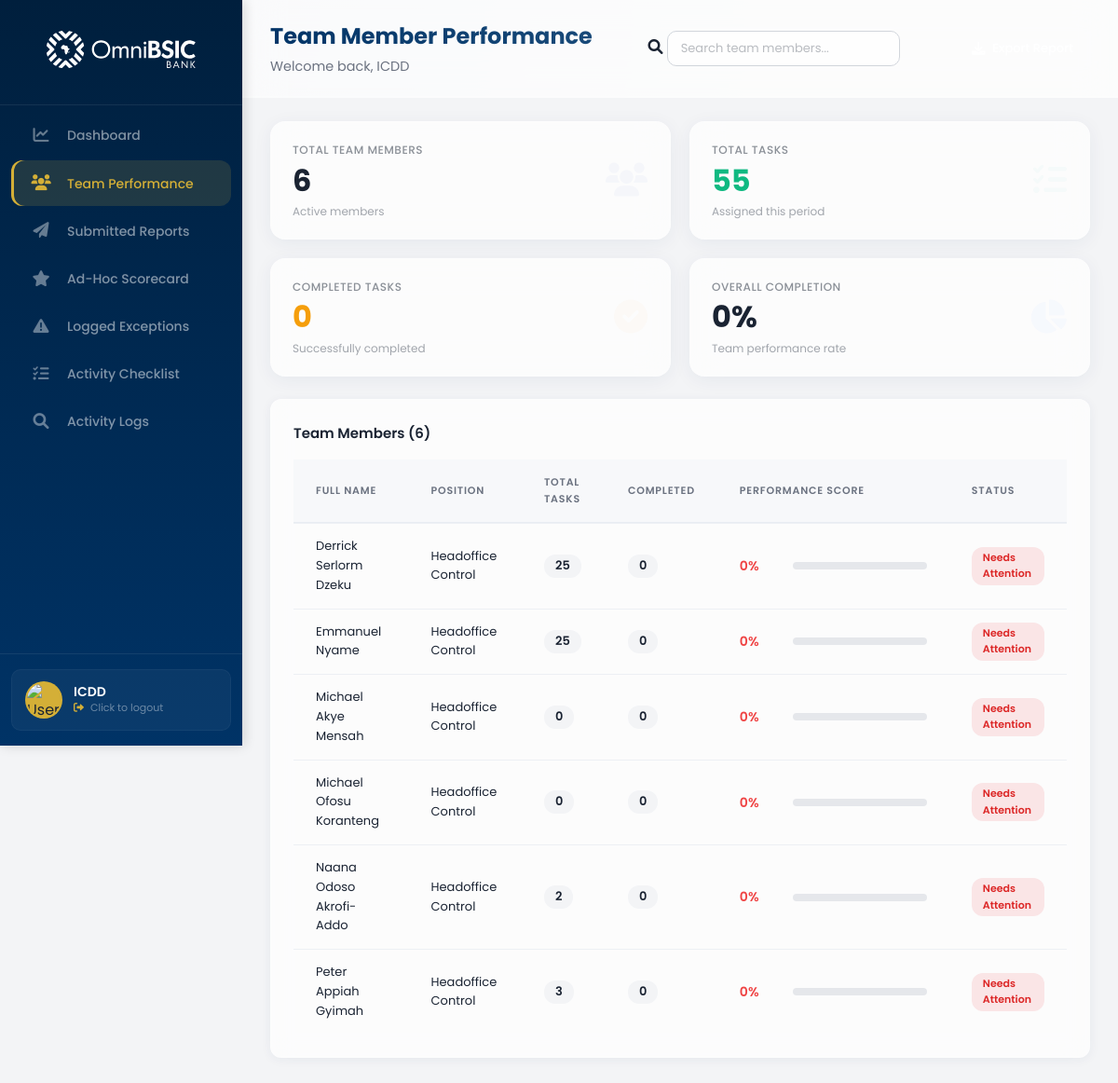
The app's page /adminboard/supervisor/team-performance/ (signed in), older data.
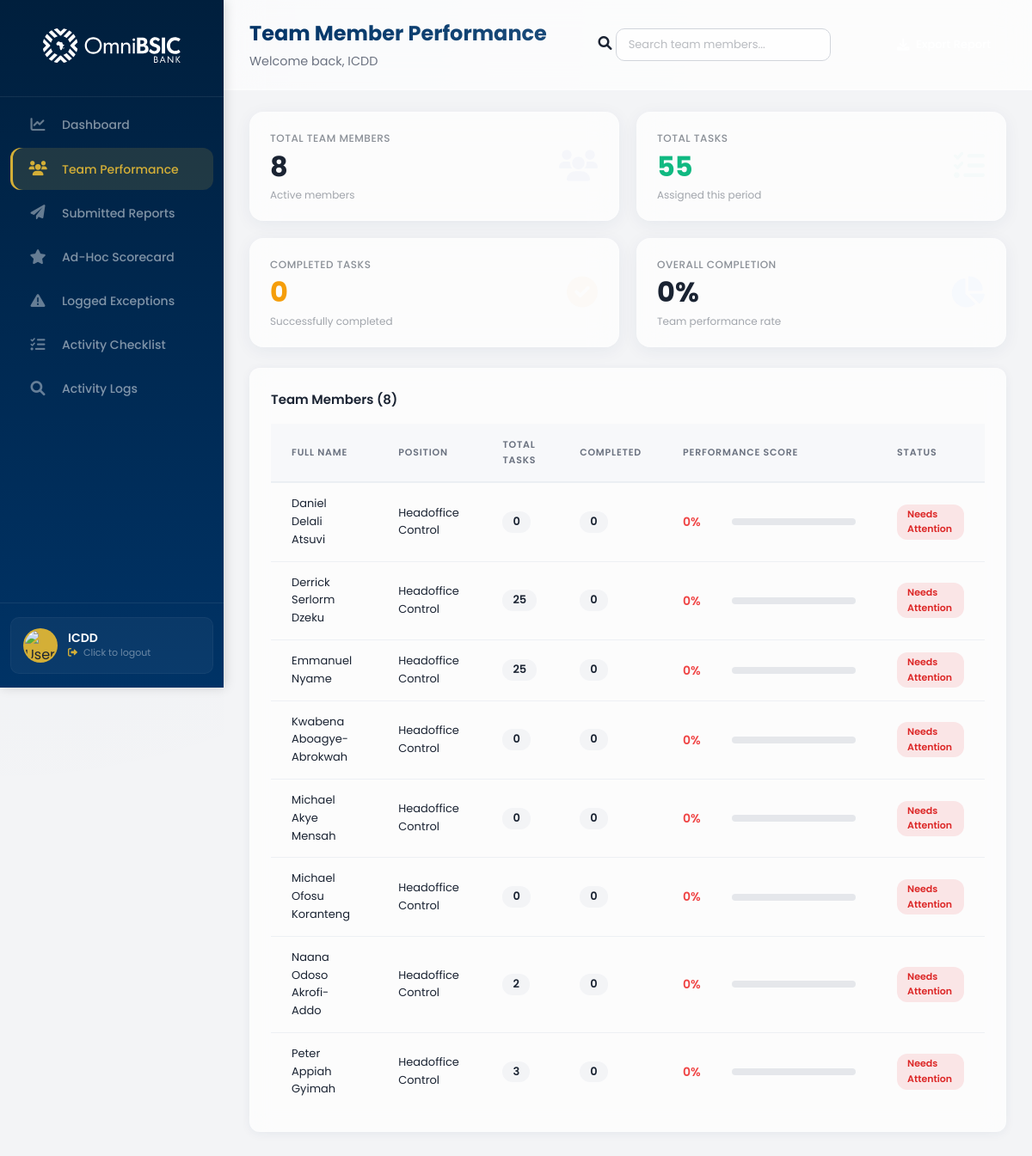
The same page, newer data.
### control_dashboard/models.py (models this page shows, shortened)
class UserProfile(models.Model):
    ROLE_CHOICES = [
        ('admin', 'Admin'),
        ('supervisor', 'Supervisor'),
        ('member', 'Member'),
    ]
    POSITION_CHOICES = [
        ('hc', 'Headoffice Control'),
        ('cc', 'Cluster Control'),
    ]
    STATUS_CHOICES = [
        ('active', 'Active'),
        ('inactive', 'Inactive'),
    ]
    user = models.OneToOneField(
        User,
        on_delete=models.CASCADE,
        related_name='profile',
        null=True,
        blank=True
    )
    email = models.EmailField(unique=True)
    full_name = models.CharField(max_length=200)
    username = models.CharField(max_length=150, unique=True, blank=True, null=True)
    position = models.CharField(max_length=50, choices=POSITION_CHOICES, default='member')
    role = models.CharField(max_length=50, choices=ROLE_CHOICES, default='member')
    status = models.CharField(max_length=50, choices=STATUS_CHOICES, default='active')
    created_at = models.DateTimeField(auto_now_add=True)
    updated_at = models.DateTimeField(auto_now=True)
    class Meta:
        db_table = 'user_profiles'
        ordering = ['full_name']

### control_dashboard/views.py (the view)
# urls.py: path('supervisor/team-performance/', views.team_performance, name='team_performance'),
@login_required
def team_performance(request):
    try:
        user_profile = UserProfile.objects.get(email=request.user.email)
        if user_profile.role != 'supervisor' and user_profile.role != 'admin':
            messages.error(request, 'You do not have permission to access this page.')
            return redirect_dashboard(request.user)
    except UserProfile.DoesNotExist:
        return redirect_dashboard(request.user)
    team_members = UserProfile.objects.filter(role='member', status='active').order_by('full_name')
    team_data = []
    total_tasks = 0
    total_completed = 0
    for member in team_members:
        assigned_checklists = Checklist.objects.filter(assigned_users=member).count()
        completed_checklists = ChecklistLog.objects.filter(user=member).count()
        total_tasks += assigned_checklists
        total_completed += completed_checklists
        percentage = 0
        if assigned_checklists > 0:
            percentage = int((completed_checklists / assigned_checklists) * 100)
        if percentage >= 80:
            status = 'success'
            status_text = 'Excellent'
        elif percentage >= 50:
            status = 'warning'
            status_text = 'In Progress'
        else:
            status = 'danger'
            status_text = 'Needs Attention'
        team_data.append({
            'user': member,
            'total_tasks': assigned_checklists,
            'completed': completed_checklists,
            'percentage': percentage,
            'status': status,
            'status_text': status_text,
        })
    overall_completion = 0
    if total_tasks > 0:
        overall_completion = int((total_completed / total_tasks) * 100)
    context = {
        'user_profile': user_profile,
        'team_data': team_data,
        'total_members': len(team_members),
        'total_tasks': total_tasks,
        'total_completed': total_completed,
        'overall_completion': overall_completion,
    }
    return render(request, 'control_dashboard/team.html', context)

### control_dashboard/templates/control_dashboard/team.html (shortened to what the changed rows need)
{% extends 'control_dashboard/base.html' %}
{% load static %}
{% block extra_css %}
<link rel="stylesheet" href="{% static 'stylesheets/team-performance.css' %}" type="text/css">
{% endblock %}
{% block content %}
<div class="analytics-metrics-grid">
    <div class="metric-card border-left-primary">
        <div class="metric-card-content">
            <span class="card-metric-label">Total Team Members</span>
            <h3 class="card-metric-value text-primary">{{ total_members|default:0 }}</h3>
            <span class="card-metric-subtext">Active members</span>
        </div>
    </div>
</div>
<div class="table-container">
    <div class="table-header">
        <h4>Team Members ({{ team_data|length }})</h4>
    </div>
    <table class="users-table" id="teamTable">
        <thead>
            <tr>
                <th>Full Name</th>
                <th>Position</th>
                <th class="text-center">Total Tasks</th>
                <th class="text-center">Completed</th>
                <th style="width: 30%;">Performance Score</th>
                <th class="text-center">Status</th>
            </tr>
        </thead>
        <tbody>
            {% for member in team_data %}
            <tr data-name="{{ member.user.full_name|lower }}">
                <td class="font-bold">{{ member.user.full_name|default:member.user.email }}</td>
                <td>{{ member.user.get_position_display|default:"-" }}</td>
                <td class="text-center"><span class="task-count-badge">{{ member.total_tasks }}</span></td>
                <td class="text-center"><span class="task-count-badge">{{ member.completed }}</span></td>
                <td>
                    <div class="performance-metric-wrapper">
                        <span class="score-text {% if member.percentage >= 90 %}text-success{% elif member.percentage >= 70 %}text-warning{% else %}text-danger{% endif %}">
                            {{ member.percentage }}%
                        </span>
                        <div class="progress-track">
                        </div>
                    </div>
                </td>
                <td class="text-center">
                    <span class="status-badge {% if member.status == 'success' %}active{% elif member.status == 'warning' %}pending{% else %}inactive{% endif %}">
                        {{ member.status_text }}
                    </span>
                </td>
            </tr>
            {% endfor %}
        </tbody>
    </table>
</div>
{% endblock %}

Row changes from the older to the newer data that the page shows:
added UserProfile: user.full_name "Daniel Delali Atsuvi", user.position "Headoffice Control", total_tasks "0", completed "0", percentage "0", status_text "Needs Attention"
added UserProfile: user.full_name "Kwabena Aboagye-Abrokwah", user.position "Headoffice Control", total_tasks "0", completed "0", percentage "0", status_text "Needs Attention"
Text that changed along with them:
{{ total_members|default:0 }}: "6" → "8"
{{ team_data|length }}: "6" → "8"
